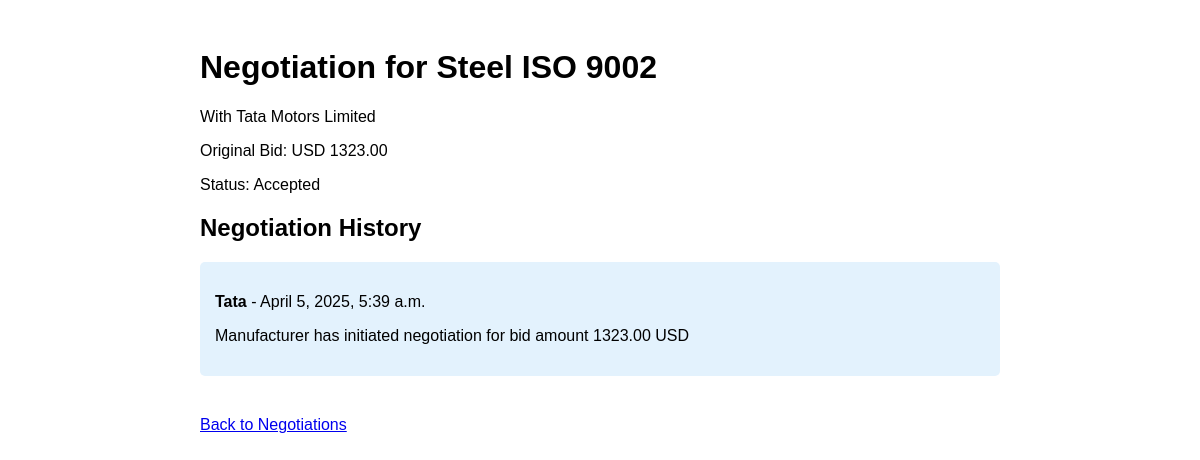
/supplier/negotiations/10/ (signed in), run on the app's committed database.
### supplier/models.py (models this page shows, shortened)
class Bid(models.Model):
    supplier = models.ForeignKey('Supplier', on_delete=models.CASCADE)
    quote = models.ForeignKey(QuoteRequest, on_delete=models.CASCADE)
    bid_amount = models.DecimalField(max_digits=10, decimal_places=2)
    delivery_time = models.PositiveIntegerField(help_text="Delivery time in days")
    comments = models.TextField(blank=True)
    submitted_at = models.DateTimeField(auto_now_add=True)
    feedback_given = models.BooleanField(default=False)
    status = models.CharField(max_length=20, choices=[
        ('submitted', 'Submitted'),
        ('accepted', 'Accepted'),
        ('rejected', 'Rejected')
    ], default='submitted')
    PAYMENT_STATUS_CHOICES = [
        ('pending', 'Pending'),
        ('deposited', 'Deposit Received'),
        ('released', 'Payment Released'),
        ('disputed', 'Disputed'),
    ]
    payment_status = models.CharField(
        max_length=20,
        choices=PAYMENT_STATUS_CHOICES,
        default='pending'
    )
    transaction_hash = models.CharField(max_length=66, blank=True, null=True)
    TRANSPORT_CHOICES = [
        ('road', 'Road Transport'),
        ('air', 'Air Transport'),
    ]
    VEHICLE_CHOICES = [
        ('small_truck', 'Small Truck (3.5-7.5 tons)'),
        ('medium_truck', 'Medium Truck (7.5-16 tons)'),
        ('large_truck', 'Large Truck (16-32 tons)'),
        ('articulated_truck', 'Articulated Truck (>32 tons)'),
    ]
    AIRCRAFT_CHOICES = [
        ('cargo_plane', 'Cargo Plane'),
        ('passenger_plane', 'Passenger Plane (Cargo Hold)'),
    ]
    transport_mode = models.CharField(
        max_length=20,
        choices=TRANSPORT_CHOICES,
        default='road'
    )
    vehicle_type = models.CharField(
        max_length=20,
        choices=VEHICLE_CHOICES,
        blank=True,
        null=True
    )
    vehicle_count = models.PositiveIntegerField(
        blank=True,
        null=True
    )
    load_percentage = models.PositiveIntegerField(
        blank=True,
        null=True,
        validators=[MinValueValidator(1), MaxValueValidator(100)]
    )
    empty_return = models.BooleanField(default=False)
    aircraft_type = models.CharField(
        max_length=20,
        choices=AIRCRAFT_CHOICES,
        blank=True,
        null=True
    )
    flight_count = models.PositiveIntegerField(
        blank=True,
        null=True
    )
    calculated_emissions = models.FloatField(null=True, blank=True)  # kg CO2
    distance_km = models.FloatField(null=True, blank=True)

### manufacturer/models.py (models this page shows, shortened)
class QuoteRequest(models.Model):
    STATUS_CHOICES = [
        ('open', 'Open'),
        ('closed', 'Closed'),
        ('awarded', 'Awarded'),
        ('expired', 'Expired'),
    ]
    manufacturer = models.ForeignKey(Manufacturer, on_delete=models.CASCADE)
    product = models.CharField(max_length=200)
    category = models.CharField(max_length=100)
    description = models.TextField()
    deadline = models.DateField()
    quantity = models.DecimalField(max_digits=10, decimal_places=2)
    unit = models.CharField(max_length=20, blank=True)
    annual_volume = models.CharField(max_length=100, blank=True)
    unit_price = models.DecimalField(max_digits=10, decimal_places=2, null=True, blank=True)
    currency = models.CharField(max_length=3, blank=True)
    shipping_terms = models.CharField(max_length=50)
    destination_port = models.CharField(max_length=100, blank=True)
    payment_terms = models.CharField(max_length=50)
    status = models.CharField(max_length=10, choices=STATUS_CHOICES, default='open')
    created_at = models.DateTimeField(auto_now_add=True)
    accepted_bid = models.ForeignKey('supplier.Bid', on_delete=models.SET_NULL, null=True, blank=True)

class Manufacturer(models.Model):
    user = models.OneToOneField('auth.User', on_delete=models.CASCADE)
    first_name = models.CharField(max_length=100)
    last_name = models.CharField(max_length=100)
    company_name = models.CharField(max_length=200)
    city = models.CharField(max_length=100)
    state = models.CharField(max_length=100)
    business_type = models.CharField(max_length=100)
    website = models.URLField(blank=True)
    phone_number = models.CharField(max_length=20)
    key_products = models.TextField()

### negotiation/models.py (models this page shows, shortened)
class Negotiation(models.Model):
    STATUS_CHOICES = [
        ('active', 'Active'),
        ('accepted', 'Accepted'),
        ('rejected', 'Rejected'),
        ('expired', 'Expired'),
    ]
    bid = models.OneToOneField(Bid, on_delete=models.CASCADE, related_name='negotiation')
    status = models.CharField(max_length=10, choices=STATUS_CHOICES, default='active')
    created_at = models.DateTimeField(auto_now_add=True)
    updated_at = models.DateTimeField(auto_now=True)
    expiry_date = models.DateTimeField()

class NegotiationMessage(models.Model):
    negotiation = models.ForeignKey(Negotiation, on_delete=models.CASCADE, related_name='messages')
    sender = models.ForeignKey('auth.User', on_delete=models.CASCADE)
    message = models.TextField()
    counter_amount = models.DecimalField(max_digits=10, decimal_places=2, null=True, blank=True)
    counter_delivery_time = models.PositiveIntegerField(null=True, blank=True)
    created_at = models.DateTimeField(auto_now_add=True)
    is_read = models.BooleanField(default=False)
    class Meta:
        ordering = ['created_at']

### supplier/views.py (the view)
# urls.py: path('negotiations/<int:negotiation_id>/', views.supplier_view_negotiation, name='supplier_view_negotiation'),
def supplier_view_negotiation(request, negotiation_id):
    if not request.user.is_authenticated:
        return redirect('supplier_login')
    negotiation = get_object_or_404(Negotiation, id=negotiation_id)
    bid = negotiation.bid
    if bid.supplier.user != request.user:
        messages.error(
            request, "You don't have permission to view this negotiation")
        return redirect('supplier_dashboard')
    negotiation.messages.filter(is_read=False).exclude(
        sender=request.user).update(is_read=True)
    if request.method == 'POST':
        form = CounterOfferForm(request.POST)
        if form.is_valid():
            message = NegotiationMessage.objects.create(
                negotiation=negotiation,
                sender=request.user,
                message=form.cleaned_data['message'],
                counter_amount=form.cleaned_data['counter_amount'],
                counter_delivery_time=form.cleaned_data['counter_delivery_time']
            )
            send_email(
                subject=f"Counter Offer Received for {bid.quote.product}",
                to_email=bid.quote.manufacturer.user.email,
                template_name="emails/counter_offer_received.html",
                context={
                    'manufacturer': bid.quote.manufacturer,
                    'supplier': bid.supplier,
                    'quote': bid.quote,
                    'bid': bid,
                    'negotiation': negotiation,
                    'message': message
                }
            )
            messages.success(request, 'Counter offer submitted successfully!')
            return redirect('supplier_view_negotiation', negotiation_id=negotiation.id)
    else:
        form = CounterOfferForm()
    return render(request, 'supplier/view_negotiation.html', {
        'negotiation': negotiation,
        'bid': bid,
        'messages': negotiation.messages.all().order_by('created_at'),
        'form': form,
        'now': timezone.now()
    })

### supplier/templates/supplier/view_negotiation.html (shortened to what this page needs)
<!DOCTYPE html>
<html>
<head>
</head>
<body>
    <div class="container">
        <h1>Negotiation for {{ bid.quote.product }}</h1>
        <p>With {{ bid.quote.manufacturer.company_name }}</p>
        <p>Original Bid: {{ bid.quote.currency }} {{ bid.bid_amount }}</p>
        <p>Status: {{ negotiation.get_status_display }}</p>
        <h2>Negotiation History</h2>
        <div class="messages">
            {% for message in messages %}
                <div class="message {% if message.sender == bid.supplier.user %}supplier-message{% else %}manufacturer-message{% endif %}">
                    <p><strong>{{ message.sender.username }}</strong> - {{ message.created_at }}</p>
                    <p>{{ message.message }}</p>
                </div>
            {% endfor %}
        </div>
        <a href="{% url 'supplier_negotiations' %}" class="back-link">Back to Negotiations</a>
    </div>
</body>
</html>

### supplier/templates/supplier/view_negotiation.html (style rules this page uses)
body { font-family: Arial; padding: 20px; }
.container { max-width: 800px; margin: 0 auto; }
.message { margin-bottom: 20px; padding: 15px; border-radius: 5px; }
.manufacturer-message { background-color: #e3f2fd; }
.back-link { display: inline-block; margin-top: 20px; }

### data on the page
Bid: quote.product "Steel ISO 9002", quote.manufacturer.company_name "Tata Motors Limited", quote.currency "USD", bid_amount "1323.00"
Negotiation: status "Accepted"
NegotiationMessage: sender.username "Tata", created_at "April 5, 2025, 5:39 a.m.", message "Manufacturer has initiated negotiation for bid amount 1323.00 USD"
